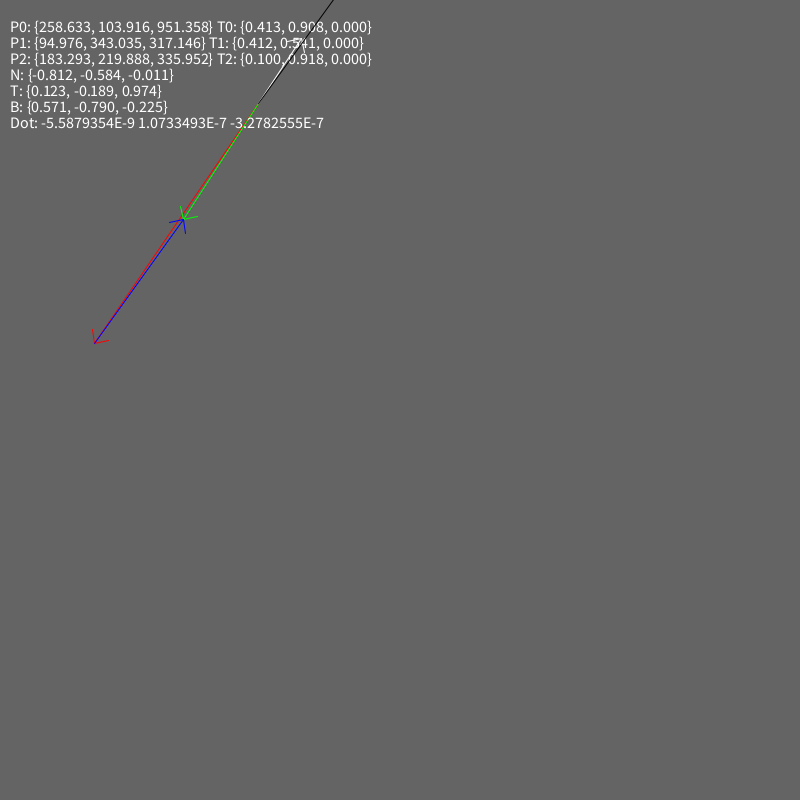
Frame 1 (no input)
Frame 60 (the mouse pressed at the canvas centre just before this capture): identical to frame 1, image omitted
Frame 120 (the mouse held since frame 60 and released just before this capture): identical to frame 1, image omitted

The Processing sketch that drew this single still picture (run headless with seeded random() and noise(); from frame 60 on, the mouse is pressed at the canvas centre):

// Processing sketch: calc_tbn_vectors
// ── calc_tbn_vectors.pde
// compute normal/tangent/bitangent vectors for a given
// triangle with position and texture coordinates
Triangle tri;

void setup() {
  size(800, 800);
  tri = new Triangle();
}

void draw() {
  background(100);
  tri.draw();
}

void mousePressed() {
  switch (mouseButton) {
  case LEFT:
    tri.p1 = new Vec3(mouseX, mouseY, random(1000));
    tri.t1 = randv2n();
    break;
  case RIGHT:
    tri.p2 = new Vec3(mouseX, mouseY, random(1000));
    tri.t2 = randv2n();
    break;
  case CENTER:
    tri.p0 = new Vec3(mouseX, mouseY, random(1000));
    tri.t0 = randv2n();
    break;
  }
}

class Vec3 {
  public float x, y, z;
  
  Vec3() {
    this(0, 0, 0);
  }
  
  Vec3(float vx, float vy, float vz) {
    x = vx;
    y = vy;
    z = vz;
  }
  
  Vec3(Vec3 v) {
    this(v.x, v.y, v.z);
  }
  
  void set(float vx, float vy, float vz) {
    x = vx;
    y = vy;
    z = vz;
  }
  
  void set(Vec3 v) {
    set(v.x, v.y, v.z);
  }
  
  Vec3 add(Vec3 v) {
    return new Vec3(x+v.x, y+v.y, z+v.z);
  }
  
  Vec3 sub(Vec3 v) {
    return new Vec3(x-v.x, y-v.y, z-v.z);
  }
  
  Vec3 scale(float s) {
    return new Vec3(x*s, y*s, z*s);
  }
  
  float dot(Vec3 v) {
    return x*v.x + y*v.y + z*v.z;
  }
  
  Vec3 cross(Vec3 v) {
    return new Vec3(y*v.z - z*v.y, z*v.x - x*v.z, x*v.y - y*v.x);
  }
  
  float length() {
    return sqrt(dot(this));
  }
  
  Vec3 normalize() {
    float l = length();
    return new Vec3(x/l, y/l, z/l);
  }
  
  Vec3 xy() {
    return new Vec3(x, y, 0);
  }
  
  String toString() {
    return String.format("{%.3f, %.3f, %.3f}", x, y, z);
  }
};

class Triangle {
  public Vec3 p0, p1, p2;
  public Vec3 t0, t1, t2;
  
  Triangle() {
    p0 = randv3();
    p1 = randv3();
    p2 = randv3();
    t0 = randv2n();
    t1 = randv2n();
    t2 = randv2n();
  }
  
  Vec3 calcNormal() {
    // 2 edges create a parallelogram on a plane
    // we can view the 2 edges as a 2 basis vectors,
    // so we can take their cross product to get
    // another vector that is perpendicular
    // to the plane, which is the normal vector
    // normalize it since we only care about direction
    Vec3 v1 = p1.sub(p0);
    Vec3 v2 = p2.sub(p0);
    return v1.cross(v2).normalize();
  }
  
  void calcTangents(Vec3 normal, Vec3 tangent, Vec3 bitangent) {
    // since we calculated the normal is perpendicular to the triangle
    // the remaining two vector that form a basis should be on the plane
    // that is spanned by the two edges of the position triangle
    // there are infinite of these vectors since we can view it the basis
    // as coordinates on a circle as long as they are 90 degrees apart.
    
    // the basis vector convention that most people choose to use
    // to create the tangent/bitangent is the follows:
    // since the tangent/bitangent vectors are on the same plane
    // as the edges of the triangle in the position, and we want to
    // map the triangle texture coordinate to the position coordinate
    // hence we have the following equation:
    
    // dp1 - edge 1 of triangle position
    // dp2 - edge 2 of triangle position
    // dt1 - edge 1 of triangle texcoord
    // dt2 - edge 2 of triangle texcoord
    // dp1 = dt1.x*T + dt1.y*B
    // dp2 = dt2.x*T + dt2.y*B
    // so the edges of the triangle position is written in term of
    // the basis of T and B with scale size of the texture coordinate
    
    // https://en.wikipedia.org/wiki/Cramer%27s_rule#Finding_inverse_matrix
    // we can use cramer rule to solve the simultaneous equation
    // and get these equations:
    // x = (c1*b2 - b1*c2)/(a1*b2 - b1*a2)
    // y = (a1*c2 - c1*a2)/(a1*b2 - b1*a2)
    // [a1 b1] [x] = [c1]
    // [a2 b2] [y] = [c2]
    
    Vec3 dp1 = p1.sub(p0);
    Vec3 dp2 = p2.sub(p0);
    Vec3 dt1 = t1.sub(t0);
    Vec3 dt2 = t2.sub(t0);
    float d = dt1.x*dt2.y - dt1.y*dt2.x;
    if (d != 0)
      d = 1.0/d;
    
    Vec3 x0 = dp1.scale(dt2.y);
    Vec3 x1 = dp2.scale(dt1.y);
    Vec3 x2 = x0.sub(x1);
    Vec3 x3 = x2.scale(d);
    
    Vec3 y0 = dp2.scale(dt1.x);
    Vec3 y1 = dp1.scale(dt2.x);
    Vec3 y2 = y0.sub(y1);
    Vec3 y3 = y2.scale(d);
    
    // they should match since the dp1 and dp2
    // vector are written in terms of the T and B basis vector
    // the T and B basis are not in the same direction as dp1/dp2
    // but they are scaled and combined to make dp1/dp2
    println(dp1 + " " + x3.scale(dt1.x).add(y3.scale(dt1.y)));
    println(dp2 + " " + x3.scale(dt2.x).add(y3.scale(dt2.y)));
    
    // use gram schmidt to orthogonalize the vectors
    // http://foundationsofgameenginedev.com/FGED2-sample.pdf
    // t_p = nrm(t - (dot(t, n)*n))
    Vec3 T0 = x3.normalize();
    Vec3 T1 = T0.sub(normal.scale(T0.dot(normal)));
    
    // b_p = nrm(b - (dot(b,n)*n - (dot(b, t_p)*t_p))
    Vec3 B0 = y3.normalize();
    Vec3 B1 = B0.sub(normal.scale(B0.dot(normal)));
    Vec3 B2 = T1.scale(B0.dot(T1));
    Vec3 B3 = B1.sub(B2);
    
    tangent.set(T1.normalize());
    bitangent.set(B3.normalize());
  }
  
  void draw() {
    drawTriangle();
    drawVectors();
  }
  
  void drawVectors() {
    Vec3 normal = calcNormal();
    Vec3 tangent = new Vec3();
    Vec3 bitangent = new Vec3();
    calcTangents(normal, tangent, bitangent);
    
    float sz = 16;
    float x = 10;
    float y = 32;
    textSize(sz);
    text("P0: " + p0 + " T0: " + t0, x, y);
    y += sz;
    text("P1: " + p1 + " T1: " + t1, x, y);
    y += sz;
    text("P2: " + p2 + " T2: " + t2, x, y);
    y += sz;
    text("N: " + normal, x, y);
    y += sz;
    text("T: " + tangent, x, y);
    y += sz;
    text("B: " + bitangent, x, y);
    y += sz;
    text("Dot: " + normal.dot(tangent) + " " + normal.dot(bitangent) + " " + tangent.dot(bitangent), x, y);
    
    stroke(255, 255, 255);
    float l = p1.sub(p0).length();
    Vec3 tp = tangent.scale(l/2);
    arrow(p0.x, p0.y, p0.x+tp.x, p0.y+tp.y);
    
    stroke(0, 0, 0);
    l = p2.sub(p0).length();
    Vec3 bp = bitangent.scale(l/2);
    arrow(p0.x, p0.y, p0.x+bp.x, p0.y+bp.y);
  }
  
  void drawTriangle() {
    stroke(255, 0, 0);
    arrow(p0.x, p0.y, p1.x, p1.y);
    stroke(0, 255, 0);
    arrow(p0.x, p0.y, p2.x, p2.y);
    stroke(0, 0, 255);
    arrow(p1.x, p1.y, p2.x, p2.y);
  }
};

void arrow(float x1, float y1, float x2, float y2) {
  line(x1, y1, x2, y2);
  pushMatrix();
  translate(x2, y2);
  float a = atan2(x1-x2, y2-y1);
  rotate(a);
  line(0, 0, -10, -10);
  line(0, 0, 10, -10);
  popMatrix();
}

Vec3 randv3() {
  return new Vec3(random(width/2), random(height/2), random(1000));
}

Vec3 randv2n() {
  Vec3 v = new Vec3(random(1), random(1), random(1));
  return v.normalize().xy();
}
